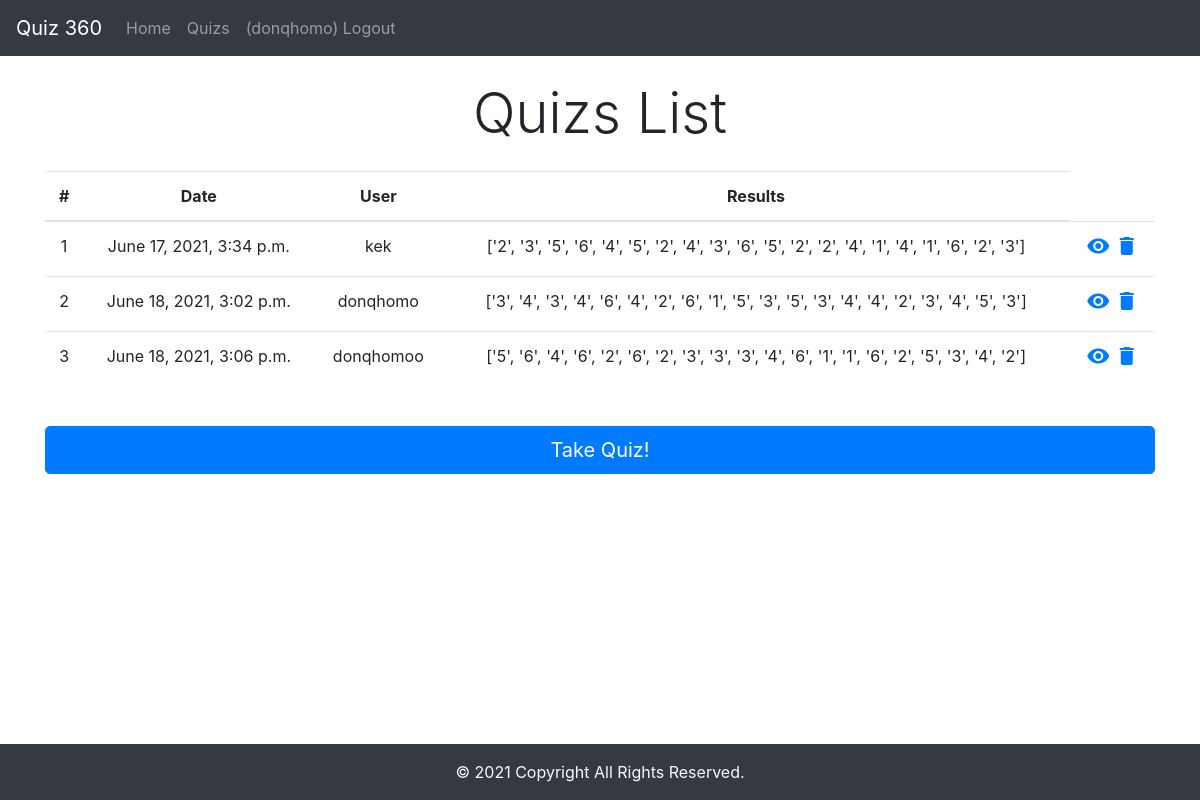
Screenshot of /quizs/ (signed in) with the database file from the repository.
### accs/models.py (models this page shows, shortened)
class Quiz(models.Model):
    name = models.CharField(max_length=200, null=True, default='360')
    uname = models.ForeignKey(User, null=True, related_name='ownership', on_delete=models.SET_NULL)
    res = models.CharField(max_length=200, null=True)
    questions = models.ManyToManyField(Question)
    date_created= models.DateTimeField(auto_now_add=True, null=True)

### accs/views.py (the view)
# urls.py: path('quizs/', views.quizs, name="quizs"),
@login_required
def quizs(req):
    quizs = Quiz.objects.all()
    ctx = {'quizs':quizs}
    return render(req, 'accs/quizs.html', ctx)

### accs/templates/accs/quizs.html
{% extends 'accs/main.html' %}
{% block content %}
<div class="container text-center my-4">
    <h1 class="display-4">Quizs List</h1>
</div>
<div class="container text-center my-4">
  {% if quizs %}
    <table class="table table-hover">
      <thead>
        <tr>
          <th scope="col">#</th>
          <th scope="col">Date</th>
          <th scope="col">User</th>
          <th scope="col">Results</th>
        </tr>
      </thead>
      <tbody>
        {% for s in quizs %}
          <tr>
              <td>{{forloop.counter}}</td>
              <td>{{s.date_created}}</td>
              <td>{{s.uname}}</td>
              <td>{{s.res}}</td>
              <td>
                <a href="{% url 'results' s.id %}" class="view" title="View" data-toggle="tooltip"><i class="material-icons">visibility</i></a>
                <a href="{% url 'deleteQuiz' s.id %}" class="delete" title="Delete" data-toggle="tooltip"><i class="material-icons">&#xE872;</i></a>
              </td>
          </tr>
        {% endfor %}
      </tbody>
    </table>
  {% else %}
    <h2>No quizs yet. Take one!</h2>
  {% endif %}
  <div class="form-group row">
    <div class="container text-center">
      <a href="{% url 'createQuiz' %}" class="btn btn-primary btn-lg btn-block my-4">Take Quiz!</a>
    </div>
  </div>
  <br><br>
</div>
{% endblock %}

### accs/templates/accs/nav.html (shortened to what this page needs)
<nav class="navbar navbar-expand-lg navbar-dark bg-dark">
    <a class="navbar-brand" href="#">Quiz 360</a>
    <div class="collapse navbar-collapse" id="navbarNavAltMarkup">
      <div class="navbar-nav">
        <a class="nav-item nav-link" href="/">Home</a>
        <a class="nav-item nav-link" href="/quizs/">Quizs</a>
        {% if user.is_authenticated %}
          <a class="nav-item nav-link" href="{% url 'logout'%}?next={{request.path}}">({{ user.get_username }}) Logout </a>
        {% else %}
          <a class="nav-item nav-link" href="{% url 'login'%}?next={{request.path}}">Login</a>
        {% endif %}
      </div>
    </div>
  </nav>

### rows the page displays
Quiz: date_created "June 17, 2021, 3:34 p.m.", uname "kek", res "['2', '3', '5', '6', '4', '5', '2', '4', '3', '6', '5', '2', '2', '4', '1', '4', '1', '6', '2', '3']"
Quiz: date_created "June 18, 2021, 3:02 p.m.", uname "donqhomo", res "['3', '4', '3', '4', '6', '4', '2', '6', '1', '5', '3', '5', '3', '4', '4', '2', '3', '4', '5', '3']"
Quiz: date_created "June 18, 2021, 3:06 p.m.", uname "donqhomoo", res "['5', '6', '4', '6', '2', '6', '2', '3', '3', '3', '4', '6', '1', '1', '6', '2', '5', '3', '4', '2']"

### other values shown
{{ user.get_username }} "donqhomo"
